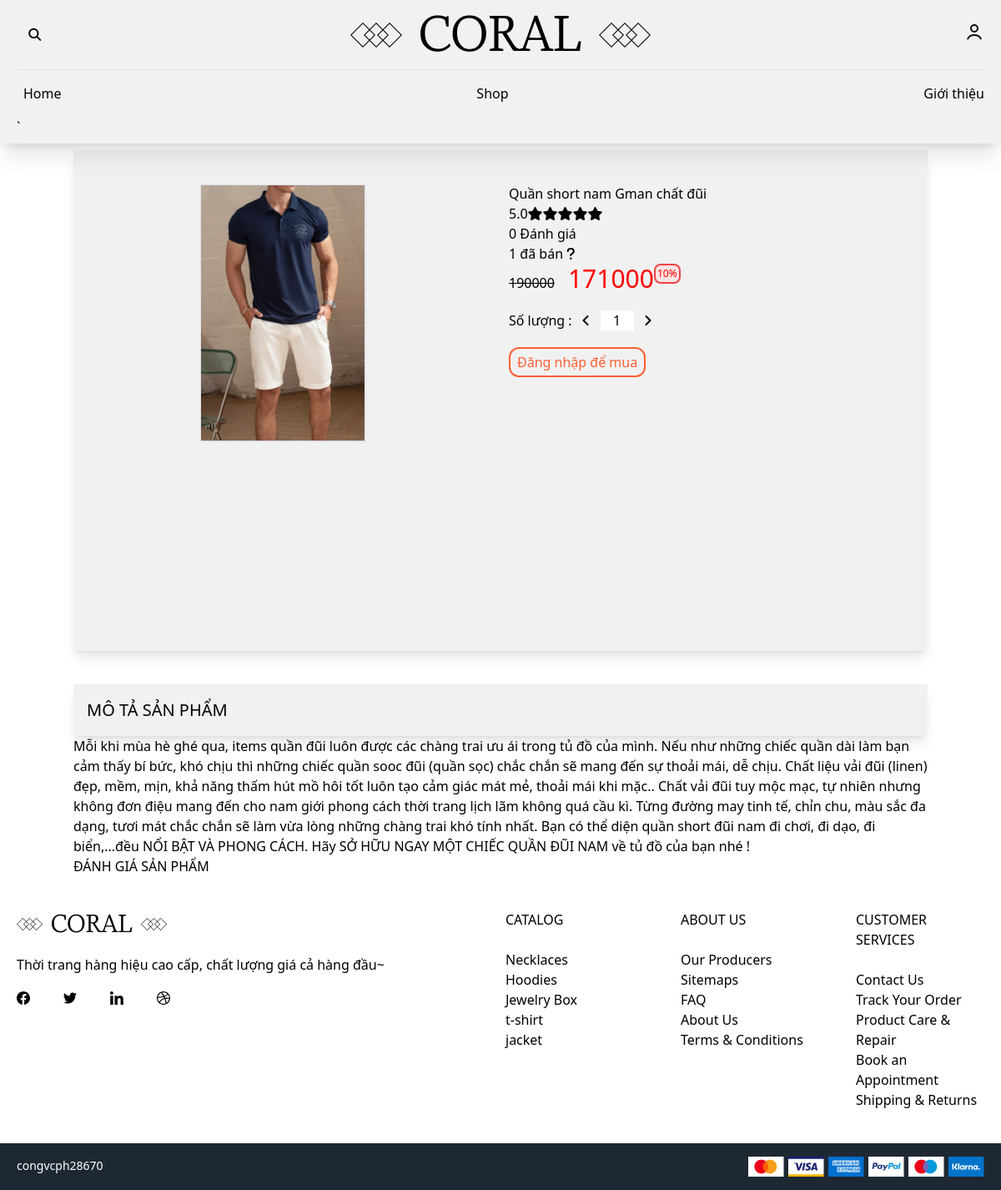
Page /detail?id=61 on the committed database.
### tables this page shows
CREATE TABLE `products` (
  `id` int(11) NOT NULL,
  `ten` varchar(50) NOT NULL,
  `gia` int(11) NOT NULL,
  `sale` int(11) NOT NULL,
  `soluong` int(11) NOT NULL,
  `xem` int(11) NOT NULL,
  `mua` int(11) NOT NULL,
  `binhluan` int(11) NOT NULL,
  `mota` longtext NOT NULL,
  `anh` varchar(255) NOT NULL,
  `category_id` int(11) NOT NULL
);

### app/Controllers/Controller.php (called while the page is built, shortened)
<?php
class Controller
{
    public function view($path, $data = [])
    {
        extract($data);
        include_once __DIR__ . "/../../views/$path.php";
    }
}

### app/Controllers/SiteController.php (called while the page is built, shortened)
<?php
class SiteController extends Controller
{
    public function detail(Request $request)
    {
        $id = $request->getBody()['id'];
        $product = ProductModel::findOne($id);
        $categories = CategoryModel::all();
        return $this->view(
            'detail',
            [
                'product' => $product,
                'categories' => $categories,
                'title' => "$product->ten"
            ]
        );
    }
}

### app/Router.php (called while the page is built, shortened)
<?php
class Router
{
    public static $routes = [];
    public Request $request;
    public function __construct()
    {
        $this->request = new Request();
    }
    public static function get($path, $callback)
    {
        static::$routes['get'][$path] = $callback;
    }
    public static function post($path, $callback)
    {
        static::$routes['post'][$path] = $callback;
    }
    public function resolve()
    {
        $path = $this->request->getPath();
        $method = $this->request->getMethod();
        $callback = static::$routes[$method][$path] ?? false;
        if (is_array($callback)) {
            $callback[0] = new $callback[0]();
            return call_user_func($callback, $this->request);
        }
    }
}

### public/index.php (called while the page is built, shortened)
<?php
$router = new Router;
$router->resolve();

### app/Request.php (called while the page is built, shortened)
<?php
class Request
{
    public function getMethod()
    {
        return strtolower($_SERVER['REQUEST_METHOD']);
    }
    public function getBody()
    {
        $body = [];
        if ($this->getMethod() === 'get') {
            foreach ($_GET as $key => $value) {
                $body[$key] = filter_input(INPUT_GET, $key, FILTER_SANITIZE_SPECIAL_CHARS);
            }
        }
        return $body;
    }
}

### app/Models/BaseModel.php (called while the page is built, shortened)
<?php
class BaseModel
{
    public function __construct()
    {
        try {
            $this->conn = new PDO("mysql:host=localhost; dbname=php2; charset=utf8", "root", "");
        } catch (PDOException $e) {
            echo $e->getMessage();
        }
    }
    public static function findOne($id)
    {
        $model = new static;
        $model->sqlBuilder = "Select * From $model->tableName WHERE id='$id'";
        $stmt = $model->conn->prepare($model->sqlBuilder);
        $stmt->execute();
        $result = $stmt->fetchAll(PDO::FETCH_CLASS);
        if ($result) {
            return $result[0];
        }
        return false;
    }
}

### views/detail.php (the view, shortened to what this page needs)
<?php include "header.php"; ?>
<div class="container mx-auto">
    <div>
        <div class="bg-[#f1f1f1] shadow-lg">
            <form action="" method="POST">
                <section class="mt-2">
                    <div class="flex justify-between py-10 h-[600px]">
                        <div class="w-1/2  mr-5 ">
                            <div class="">
                                <a href="#">
                                    <img class="w-[40%] mx-auto border-2" src="images/<?= $product->anh ?>" alt="">
                                </a>
                            </div>
                        </div>
                        <div class="w-1/2 ">
                            <div class="">
                                <p class="">
                                    <?= $product->ten ?>
                                </p>
                            </div>
                            <div class="">
                                <div class="">
                                    <div class="evaluate__box">
                                        <a href="#" class="evaluate__star">5.0</a><i class="fa-solid fa-star"></i><i class="fa-solid fa-star"></i><i class="fa-solid fa-star"></i><i class="fa-solid fa-star"></i><i class="fa-solid fa-star"></i>
                                    </div>
                                    <div class="evaluate__box">
                                        <a href="#" class="">
                                            <?= $product->binhluan ?>
                                        </a><span>Đánh giá</span>
                                    </div>
                                    <div class="evaluate__box">
                                        <a href="#" class="">
                                            <?= $product->mua ?>
                                        </a><span>đã bán</span> <i class="fa-solid fa-question"></i>
                                    </div>
                                </div>
                            </div>
                            <div class="flex mb-5 items-baseline">
                                <strike>
                                    <p class="">
                                        <?= $product->gia ?>
                                    </p>
                                </strike>
                                <p class="text-[red] ml-4 text-3xl ">
                                    <?= $product->gia - $product->gia * $product->sale / 100 ?>
                                </p>
                                <p class="text-[red] text-[12px] border-2 border-red-500 bg-red-100  rounded-lg bg-[#f1f1f1]  px-[2px] py-[1px] mb-auto">
                                    <?= $product->sale ?>%</p>
                            </div>
                            <div class="flex items-center space-x-3 mt-5">
                                <p>Số lượng :</p>
                                <p class="btn-minus" class="cursor-pointer bg-[white] px-2 border-2 border-gray-200 rounded-lg" onclick="handMinus()"><i class="fa-solid fa-angle-left"></i></p>
                                <input type="text" name="soluong" id="amount" class="w-10 text-center" minlength="1" value="1">
                                <p class="btn-plus" class="cursor-pointer bg-[white] px-2 border-2 border-gray-200 rounded-lg" onclick="handPlus()"><i class="fa-solid fa-angle-right"></i></p>
                            </div>
                            <div class="flex space-x-3 my-5">
                                <div class="">
                                    <?php if (isset($_SESSION['tk_id'])) :
                                    ?>
                                        <button type="submit" name="btn_add" class="border-2 px-4 py-1 rounded-xl border-gray-400 "><i class="fa-solid fa-cart-arrow-down"></i>
                                            Thêm vào giỏ hàng</button>
                                        <div class="border-2 border-gray-400 px-4 py-1 rounded-xl hover:opacity-40 text-[#fff] bg-[#FD5E32]">
                                            <button>Mua hàng</button>
                                        </div>
                                    <?php else : ?>
                                        <button class="border-2 border-[#FD5E32] px-2 py-1 rounded-xl hover:opacity-40 text-[#FD5E32] "></i> Đăng nhập để mua</button>
                                    <?php endif ?>
                                </div>
                            </div>
                        </div>
                    </div>
                </section>
            </form>
        </div>
        <div class="mt-10">
            <section id="">
                <div class="section__detail">
                    <div class="bg-[#f1f1f1]  p-4 text-[20px] shadow-lg">
                        <h1>MÔ TẢ SẢN PHẨM</h1>
                    </div>
                    <div class="section__detail--describe">
                        <div class="detail__describe--text">
                            <p> <?= $product->mota ?></p>
                        </div>
                    </div>
                </div>
            </section>
        </div>
        <div class="grid">
            <section id="comment">
                <div class="section__comment">
                    <div class="section__comment--title">
                        <h1>ĐÁNH GIÁ SẢN PHẨM</h1>
                    </div>
                </div>
            </section>
        </div>
    </div>
</div>
<?php include "footer.php"; ?>

### rows in the picture
products: anh (picture), ten "Quần short nam Gman chất đũi", binhluan "0", mua "1", gia "190000", $product->gia - $product->gia * $product->sale / 100 "171000", sale "10", mota "Mỗi khi mùa hè ghé qua, items quần đũi luôn được các chàng trai ưu ái trong tủ đồ của mình. Nếu như những chiếc quần dài làm bạn cảm thấy bí bức, khó chịu thì những chiếc quần sooc đũi (quần sọc) chắc chắn sẽ mang đến sự thoải mái, dễ chịu. Chất liệu vải đũi (linen) đẹp, mềm, mịn, khả năng thấm hút mồ hôi tốt luôn tạo cảm giác mát mẻ, thoải mái khi mặc.. Chất vải đũi tuy mộc mạc, tự nhiên nhưng không đơn điệu mang đến cho nam giới phong cách thời trang lịch lãm không quá cầu kì. Từng đường may tinh tế, chỉn chu, màu sắc đa dạng, tươi mát chắc chắn sẽ làm vừa lòng những chàng trai khó tính nhất. Bạn có thể diện quần short đũi nam đi chơi, đi dạo, đi biển,...đều NỔI BẬT VÀ PHONG CÁCH. Hãy SỞ…"
